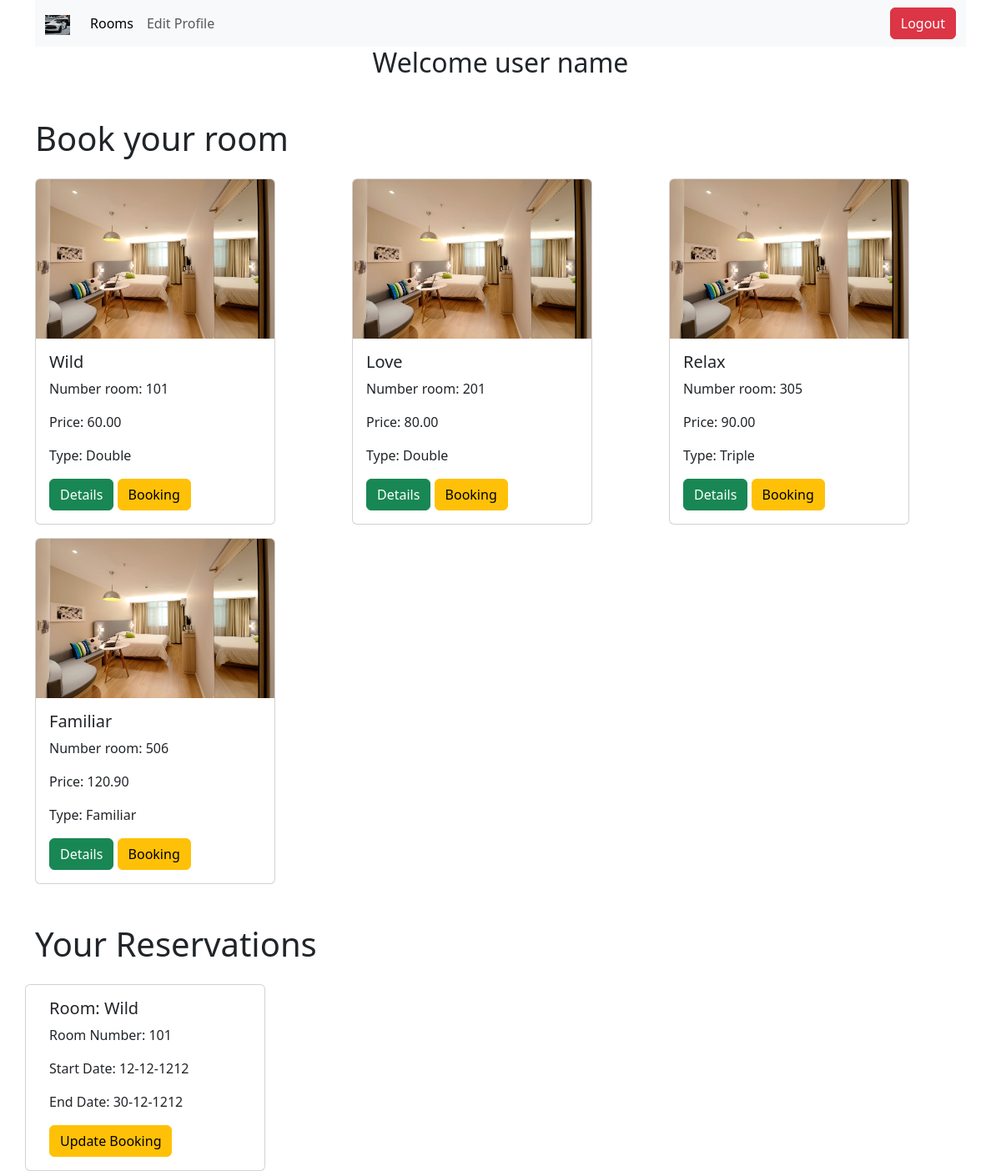
Screenshot of /home.php (signed in) with the database file from the repository.
### tables this page shows
CREATE TABLE `users` (
  `id` int(11) NOT NULL,
  `first_name` varchar(100) NOT NULL,
  `last_name` varchar(100) NOT NULL,
  `email` varchar(100) NOT NULL,
  `date_of_birth` date NOT NULL,
  `password` varchar(255) NOT NULL,
  `images` varchar(255) DEFAULT NULL,
  `status` varchar(10) NOT NULL DEFAULT 'user'
);

CREATE TABLE `rooms` (
  `room_id` int(11) NOT NULL,
  `room_number` varchar(3) NOT NULL,
  `room_name` varchar(20) NOT NULL,
  `picture` varchar(255) DEFAULT NULL,
  `Details` varchar(255) NOT NULL,
  `price` decimal(12,2) DEFAULT NULL,
  `type` varchar(40) DEFAULT NULL
);

CREATE TABLE `bookings` (
  `id_booking` int(11) NOT NULL,
  `fk_rooms_id` int(11) DEFAULT NULL,
  `fk_users_id` int(11) DEFAULT NULL,
  `start_date` date NOT NULL,
  `end_date` date NOT NULL
);

### home.php (the view, shortened to what this page needs)
<?php
require_once "connection.php";
$userId = $_SESSION["user"];
$sql = "SELECT * FROM users WHERE id = {$_SESSION["user"]}";
$result = mysqli_query($connect, $sql);
$row = mysqli_fetch_assoc($result);
$sqlR = "SELECT * FROM rooms /*WHERE available = 'yes'*/";
$resultR = mysqli_query($connect, $sqlR);
$cards = "";
if (mysqli_num_rows($result) > 0) {
    while ($rowR = mysqli_fetch_assoc($resultR)) {
        $cards .= "<div>
               <div class='card mt-3' style='width: 18rem;'>
                   <img src='../pictures/{$rowR["picture"]}' class='card-img-top' alt='...'>
                   <div class='card-body'>
                   <h5 class='card-title'>{$rowR["room_name"]}</h5>
                   <p class='card-text'>Number room: {$rowR["room_number"]}</p>
                   <p class='card-text'>Price: {$rowR["price"]}</p>
                   <p class='card-text'>Type: {$rowR["type"]}</p>
                   <a href='details.php?id={$rowR["room_id"]}' class='btn btn-success'>Details</a>
                   <a href='create_booking.php?id={$rowR["room_id"]}' class='btn btn-warning'>Booking</a>
                </div>
           </div>
         </div>";
    }
} else {
    $cards = "<p>No results found</p>";
}
$sqlReservations = "SELECT *
                    FROM bookings
                    JOIN rooms ON bookings.fk_rooms_id = rooms.room_id
                    WHERE fk_users_id = $userId";
$resultReservations = mysqli_query($connect, $sqlReservations);
$reservations = "";
if (mysqli_num_rows($resultReservations) > 0) {
    while ($rowRes = mysqli_fetch_assoc($resultReservations)) {
        $start_date = date("d-m-Y", strtotime($rowRes["start_date"]));
        $end_date = date("d-m-Y", strtotime($rowRes["end_date"]));
        $reservations .= "<div class='card mt-3' style='width: 18rem;'>
            <div class='card-body'>
                <h5 class='card-title'>Room: {$rowRes["room_name"]}</h5>
                <p class='card-text'>Room Number: {$rowRes["room_number"]}</p>
                <p class='card-text'>Start Date: $start_date</p>
                <p class='card-text'>End Date: $end_date</p>
                <a href='update_booking.php?id={$rowRes["id_booking"]}' class='btn btn-warning'>Update Booking</a>
            </div>
        </div>";
    }
} else {
    $reservations = "<p>No reservations found</p>";
}
?>
<!DOCTYPE html>
<html lang="en">
<head>
    <link href="https://cdn.jsdelivr.net/npm/bootstrap@5.3.0/dist/css/bootstrap.min.css" rel="stylesheet">
</head>
<body>
    <div class="container">
        <nav class="navbar navbar-expand-lg bg-body-tertiary">
            <div class="container-fluid">
                <a class="navbar-brand" href="#">
                    <img src="pictures/<?= $row["images"] ?>" alt="user pic" width="30" height="24">
                </a>
                <ul class="navbar-nav me-auto mb-2 mb-lg-0">
                    <li class="nav-item">
                        <a class="nav-link active" aria-current="page" href="home.php">Rooms</a>
                    </li>
                    <li class="nav-item">
                        <a class="nav-link" href="profile_update.php">Edit Profile</a>
                    </li>
                </ul>
                <div class="d-flex">
                    <a class="btn btn-danger" href="logout.php?logout">Logout</a>
                </div>
            </div>
    </div>
    <h2 class="text-center">Welcome <?= $row["first_name"] . " " . $row["last_name"] ?></h2>
    <div class="container mt-5">
        <h1 class="mt-5">Book your room</h1>
        <div class="row row-cols-lg-3 row-cols-md-2 row-cols-sm-1 row-cols-xs-1">
            <?= $cards ?>
        </div>
    </div>
    <div class="container mt-5">
        <h1 class="mt-5">Your Reservations</h1>
        <div class="row row-cols-lg-3 row-cols-md-2 row-cols-sm-1 row-cols-xs-1">
            <?= $reservations ?>
        </div>
    </div>
</body>
</html>

### rows the page displays
users: images (picture), first_name "user", last_name "name"
rooms: picture (picture), room_name "Wild", room_number "101", price "60.00", type "Double"
rooms: picture (placeholder picture), room_name "Love", room_number "201", price "80.00", type "Double"
rooms: picture (placeholder picture), room_name "Relax", room_number "305", price "90.00", type "Triple"
rooms: picture (placeholder picture), room_name "Familiar", room_number "506", price "120.90", type "Familiar"
bookings: fk_rooms.room_name "Wild", fk_rooms.room_number "101", start_date "12-12-1212", end_date "30-12-1212"
